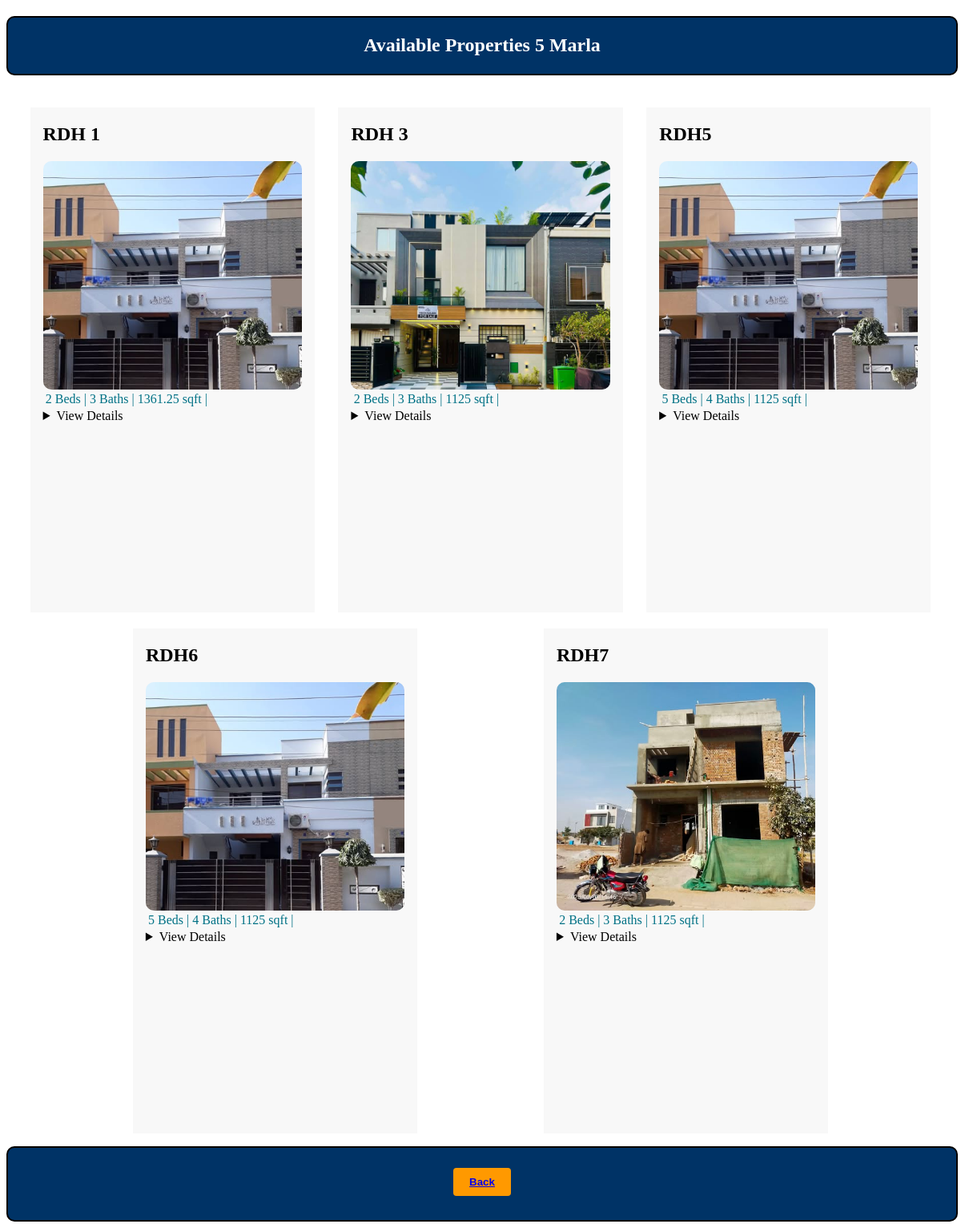
The app's page /5-marla/ with its own data.
### home/models.py (models this page shows, shortened)
class Property(models.Model):
    PROPERTY_TYPES = [
        ('5_MARLA', '5 Marla'),
        ('7_MARLA', '7 Marla'),
        ('10_MARLA', '10 Marla'),
        ('1_KANAL', '1 Kanal'),
    ]
    STATUS_CHOICES = [
        ('available', 'Available'),
        ('sold', 'Sold'),
    ]
    user = models.ForeignKey(settings.AUTH_USER_MODEL, on_delete=models.CASCADE, related_name='properties')
    title = models.CharField(max_length=200)  # Property Title
    property_type = models.CharField(max_length=20, choices=PROPERTY_TYPES, blank=True, null=True)  # Marla(5,7,10,1 kanal)
    image = models.ImageField(upload_to='property_images/', blank=True, null=True)
    beds = models.IntegerField(blank=True, null=True)
    baths = models.IntegerField(blank=True, null=True)  # New field for baths
    area = models.CharField(max_length=50, blank=True, null=True)
    location = models.CharField(max_length=200)
    owner = models.CharField(max_length=100)  # Owner name
    email = models.EmailField()  # Contact (Email)
    phone = models.CharField(max_length=20)  # Phone
    price = models.DecimalField(max_digits=12, decimal_places=2)
    description = models.TextField(blank=True, null=True)  # Property Details
    status = models.CharField(max_length=20, choices=STATUS_CHOICES, default='available')
    created_at = models.DateTimeField(auto_now_add=True)
    updated_at = models.DateTimeField(auto_now=True)

### home/views.py (the view)
# urls.py: path('5-marla/', views.marla_5_view, name='5-marla'),
def marla_5_view(request):
    properties = Property.objects.filter(property_type='5_MARLA')
    return render(request, '5-Marla.html', {'properties': properties})

### Templates/5-Marla.html (shortened to what this page needs)
<!DOCTYPE html>
{% load static %}
<html lang="en">
<head>
    <link rel="stylesheet" href="{% static '5-marla.css' %}">
</head>
<body>
    <div class="main-cantainer-5-marla">
        <h2 class="property-main-heading">Available Properties 5 Marla</h2>
        <div class="property-Section">
            {% for property in properties %}
            <div class="box{{ forloop.counter }} box">
                <div class="box-cont">
                    <h2>{{ property.title }}</h2>
                    {% if property.image and property.image.url %}
                        <div class="box-img" style="background-image: url('{{ property.image.url }}');"></div>
                    {% else %}
                        <div class="box-img" style="background-color: #eee;"></div>
                    {% endif %}
                    <p>
                        {{ property.beds }} Beds | {{ property.baths }} Baths |
                        {% if property.area %}{{ property.area }} sqft |{% endif %}
                    </p>
                    <details>
                        <summary>View Details</summary>
                    </details>
                </div>
            </div>
            {% endfor %}
        </div>
    </div>
    <footer>
        <button><a href="{% url 'properties' %}">Back</a></button>
    </footer>
</body>
</html>

### staticfiles/5-marla.css (style rules this page uses)
.property-main-heading { border: 2px solid block; display:flex; justify-content:space-around; align-items: center; height:70px; width: 100%; border: 2px solid black; border-radius: 10px; background-color: #003366; color: #fff; text-align: center; font-weight: bold; }
.property-Section { display: flex; flex-wrap: wrap; justify-content: space-evenly; background-color: #fff; }
.box { height: 630px; width: 30%; background-color: rgb(248, 248, 248); margin-top: 20px; }
.box-cont { margin-left: 1rem; margin-right: 1rem; }
.box-img { height: 250px; background-size: cover; padding: 20px 0px 15px; border-radius:10px ; }
.box-cont p { color:#007185; }
p { margin: 1%; text-decoration: none; }
button { margin-top: 25px; text-align: center; background-color: #ff9900; border: none; border-radius: 4px; padding: 10px 20px; font-weight: 600; }
footer { width:100%; height:90px; border:2px solid black; border-radius:10px; background-color:#003366; color:#fff; justify-content: center; text-align: center; font-weight: bold; margin: 0 0 8px; margin-top: 1rem; }

### records on screen
Property: title "RDH 1", image (picture), beds "2", baths "3", area "1361.25"
Property: title "RDH 3", image (picture), beds "2", baths "3", area "1125"
Property: title "RDH5", image (picture), beds "5", baths "4", area "1125"
Property: title "RDH6", image (picture), beds "5", baths "4", area "1125"
Property: title "RDH7", image (picture), beds "2", baths "3", area "1125"
